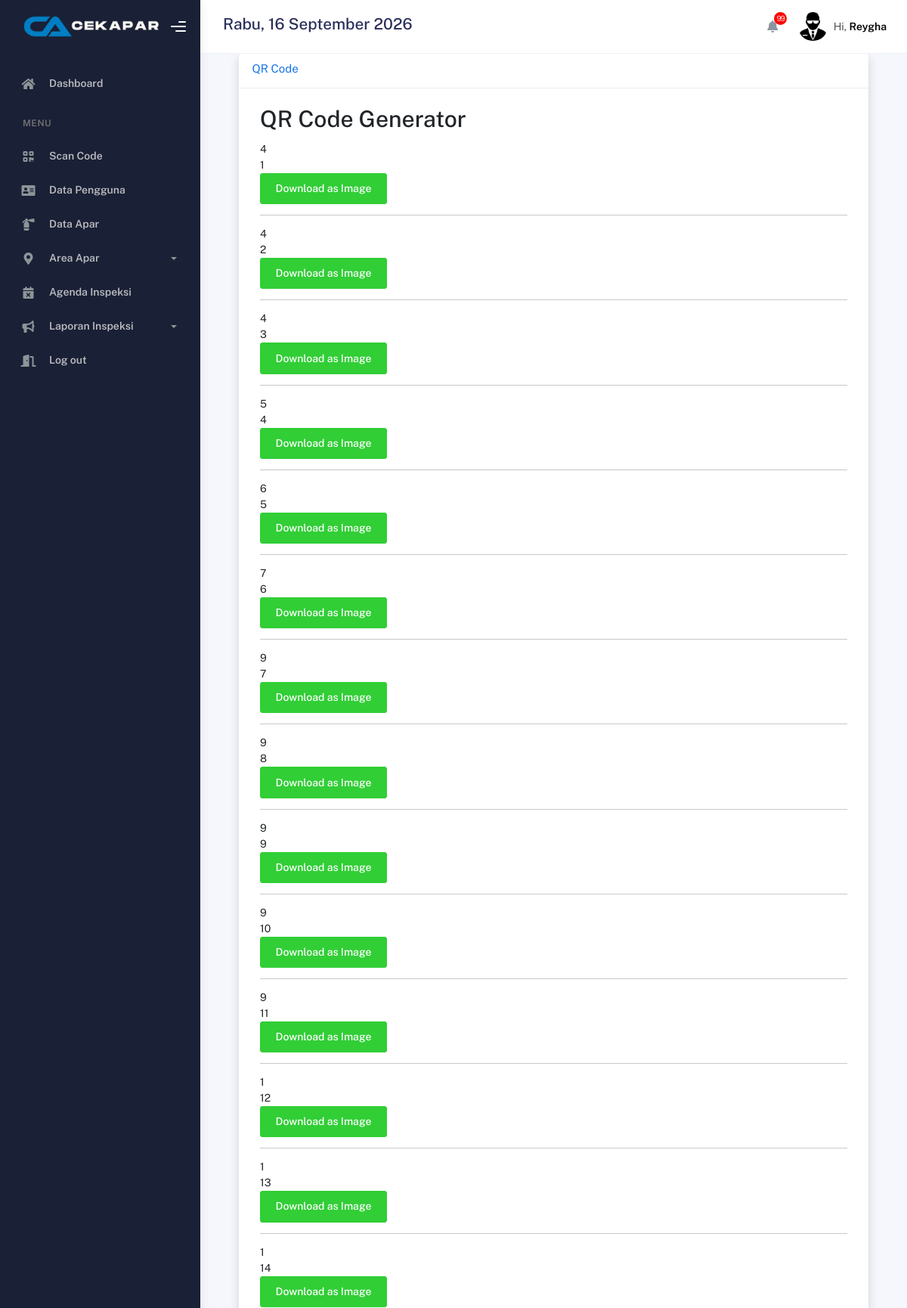
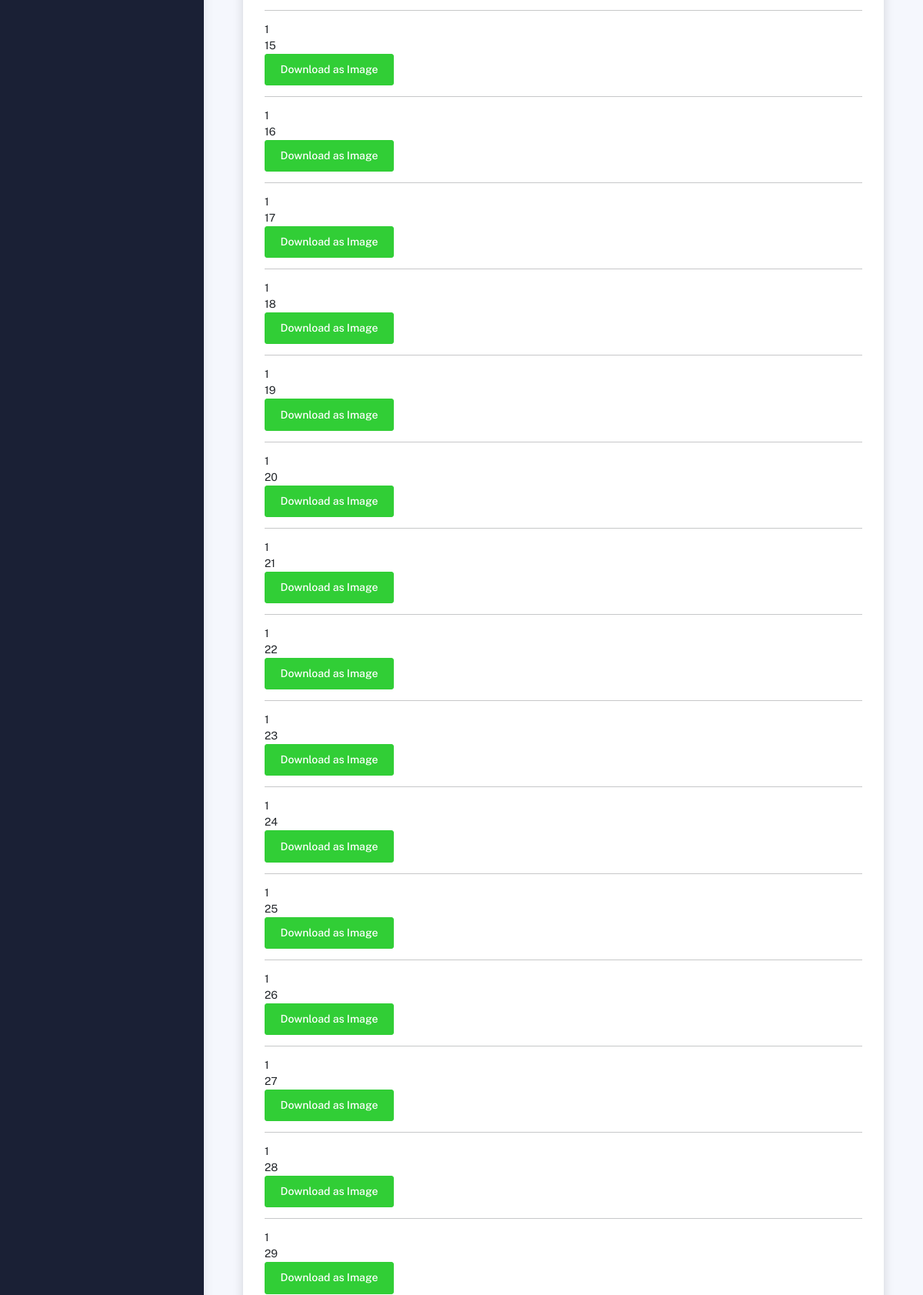
The page /admin/generate2.php (signed in, upper part) on the database its author committed (2 pictures, top to bottom).
### tables this page shows
CREATE TABLE `user` (
  `id` int(111) NOT NULL,
  `nama` varchar(200) NOT NULL,
  `username` varchar(200) NOT NULL,
  `password` varchar(200) NOT NULL,
  `level` enum('admin','user') NOT NULL
);

CREATE TABLE `data_apar` (
  `id` int(111) NOT NULL,
  `code_apar` varchar(231) NOT NULL,
  `lokasi` varchar(231) NOT NULL,
  `departemen` varchar(231) NOT NULL,
  `jenis_apar` varchar(213) NOT NULL,
  `vendor` varchar(231) NOT NULL,
  `kondisi` varchar(213) NOT NULL,
  `tanggal_penggantian` varchar(231) NOT NULL,
  `masa_pemakaian` varchar(231) NOT NULL,
  `tanggal_refill` date NOT NULL,
  `tanggal_expired` date NOT NULL,
  `nozzle` varchar(221) NOT NULL,
  `tabung` varchar(212) NOT NULL,
  `presure` varchar(221) NOT NULL,
  `catridge` varchar(212) NOT NULL,
  `pin` varchar(221) NOT NULL,
  `handle` varchar(212) NOT NULL,
  `berat` varchar(111) NOT NULL,
  `plat_nomer` varchar(231) NOT NULL
);

### admin/generate2.php (the view, shortened to what this page needs)
<?php
$user_level = $_SESSION['level'] ?? 'guest';
?>
<!DOCTYPE html>
<html lang="en">
<head>
    <link rel="stylesheet" href="https://cdnjs.cloudflare.com/ajax/libs/font-awesome/6.5.2/css/all.min.css">
    <link rel="stylesheet" href="../assets/css/bootstrap.min.css" />
    <link rel="stylesheet" href="../assets/css/plugins.min.css" />
    <link rel="stylesheet" href="../assets/css/kaiadmin.min.css" />
    <link rel="stylesheet" href="../assets/css/demo.css" />
</head>
<body>
    <div class="wrapper">
        <div class="sidebar" data-background-color="dark">
            <div class="sidebar-logo">
                <div class="logo-header" data-background-color="dark">
                    <a href="../index.php" class="logo">
                        <img src="../assets/img/logo.png" alt="navbar brand" class="navbar-brand" height="200px" width="200px" />
                    </a>
                    <div class="nav-toggle">
                        <button class="btn btn-toggle toggle-sidebar">
                            <i class="gg-menu-right"></i>
                        </button>
                    </div>
                </div>
            </div>
            <div class="sidebar-wrapper scrollbar scrollbar-inner">
                <div class="sidebar-content">
                    <ul class="nav nav-secondary">
                        <li class="nav-item active">
                        <li class="nav-item">
                            <a href="../index.php">
                                <p>Dashboard</p>
                            </a>
                        </li>
                        </li>
                        <li class="nav-section">
                            <h4 class="text-section">Menu</h4>
                        </li>
                        <li class="nav-item">
                            <a href="scan.php">
                                <i class="fa-solid fa-qrcode"></i>
                                <p>Scan Code</p>
                            </a>
                        </li>
                        <?php if ($user_level === 'admin'): ?>
                        <li class="nav-item">
                            <a href="user.php">
                                <i class="fas fa-address-card"></i>
                                <p>Data Pengguna</p>
                            </a>
                        </li>
                        <li class="nav-item">
                            <a href="apar.php">
                                <i class="fa-solid fa-fire-extinguisher"></i>
                                <p>Data Apar</p>
                            </a>
                        </li>
                        <li class="nav-item">
                            <a data-toggle="collapse" href="#area" aria-expanded="false" aria-controls="area">
                                <i class="fas fa-map-marker-alt"></i>
                                <p>Area Apar</p>
                                <span class="caret"></span>
                            </a>
                        </li>
                        <li class="nav-item">
                            <a href="agenda.php">
                                <i class="fa-solid fa-calendar-xmark"></i>
                                <p>Agenda Inspeksi</p>
                            </a>
                        </li>
                        <?php endif; ?>
                        <li class="nav-item">
              <a data-bs-toggle="collapse" href="#laporan">
                <i class="fa-solid fa-bullhorn"></i>
                <p>Laporan Inspeksi</p>
                <span class="caret"></span>
              </a>
            </li>
                        <li class="nav-item">
                            <a href="logout.php">
                                <i class="fas fa-door-open"></i>
                                <p>Log out</p>
                            </a>
                        </li>
                    </ul>
                </div>
            </div>
        </div>
        <div class="main-panel">
            <div class="main-header">
                <nav class="navbar navbar-header navbar-header-transparent navbar-expand-lg border-bottom">
                    <div class="container-fluid">
                        <div class="col-md-0 col-sm-0 clearfix">
                            <ul class="navbar-nav pull-left">
                                <li>
                                    <h4>
                                        <div class="date">
                                        </div>
                                    </h4>
                                </li>
                            </ul>
                        </div>
                        <?php
                        include '../koneksi.php';
                        $current_date = date('Y-m-d');
                        $expired_sql = "SELECT code_apar, tanggal_expired FROM data_apar WHERE tanggal_expired < '$current_date'";
                        $expired_result = $koneksi->query($expired_sql);
                        $near_expiry_items = array();
                        $expired_items = array();
                        if ($expired_result->num_rows > 0) {
                            while ($row = $expired_result->fetch_assoc()) {
                                $expired_items[] = $row;
                            }
                        }
                        $res = array_merge($near_expiry_items, $expired_items);
                        $total_items = count($res);
                        ?>
                        <ul class="navbar-nav topbar-nav ms-md-auto align-items-center">
                            <li class="nav-item topbar-icon dropdown hidden-caret">
                                <a class="nav-link dropdown-toggle" href="#" id="notifDropdown" role="button" data-bs-toggle="dropdown" aria-haspopup="true" aria-expanded="false">
                                    <i class="fa fa-bell"></i>
                                    <span class="notification" style="background-color: red;"><?php echo $total_items; ?></span>
                                </a>
                            </li>
                            <?php
                            include '../koneksi.php';
                            $user = $_SESSION['username'];
                            $query = "SELECT * FROM user where username='$user'";
                            $result = mysqli_query($koneksi, $query);
                            while ($row = mysqli_fetch_assoc($result)) {
                            ?>
                                <li class="nav-item topbar-user dropdown hidden-caret">
                                    <a class="dropdown-toggle profile-pic" data-bs-toggle="dropdown" href="#" aria-expanded="false">
                                        <div class="avatar-sm">
                                            <img src="../assets/img/orang.png" alt="..." class="avatar-img rounded-circle" />
                                        </div>
                                        <span class="profile-username">
                                            <span class="op-7">Hi,</span>
                                            <span class="fw-bold"><?php echo $row['nama'] ?></span>
                                        </span>
                                    </a>
                                <?php
                            }
                                ?>
                                </li>
                    </div>
                </nav>
            </div>
<?php
include '../koneksi.php';
$query = "SELECT * FROM data_apar";
$result = mysqli_query($koneksi, $query);
?>
<div class="page-inner">
    <div class="container-fluid">
        <br>
        <div class="container-fluid">
            <div class="card shadow mb-4">
                <div class="card-header py-3">
                    <h6 class="m-0 font-weight-bold text-primary">QR Code</h6>
                </div>
                <div class="card-body">
                    <div class="container">
                        <div class="header">
                            <h1>QR Code Generator</h1>
                        </div>
                        <div id="qrcode-container">
                            <?php while ($row = mysqli_fetch_assoc($result)) { ?>
                                <div class="qr-card">
                                    <div class="qr-details">
                                        <span class="qr-lokasi"> <?php echo htmlspecialchars($row['lokasi']); ?></span><br>
                                        <span class="qr-departemen"> <?php echo htmlspecialchars($row['departemen']); ?></span><br>
                                        <button class="btn btn-success download-btn" data-code="<?php echo $row['code_apar']; ?>">Download as Image</button>
                                    </div>
                                </div>
                                <hr>
                            <?php } ?>
                        </div>
                    </div>
                </div>
            </div>
        </div>
    </div>
</div>
</div>
</div>
</body>
</html>

### rows shown on the page
user: nama "Reygha"
data_apar: lokasi "4", departemen "1"
data_apar: lokasi "4", departemen "2"
data_apar: lokasi "4", departemen "3"
data_apar: lokasi "5", departemen "4"
data_apar: lokasi "6", departemen "5"
data_apar: lokasi "7", departemen "6"
data_apar: lokasi "9", departemen "7"
data_apar: lokasi "9", departemen "8"
data_apar: lokasi "9", departemen "9"
data_apar: lokasi "9", departemen "10"
data_apar: lokasi "9", departemen "11"
data_apar: lokasi "1", departemen "12"
data_apar: lokasi "1", departemen "13"
data_apar: lokasi "1", departemen "14"
data_apar: lokasi "1", departemen "15"
data_apar: lokasi "1", departemen "16"
data_apar: lokasi "1", departemen "17"
data_apar: lokasi "1", departemen "18"
data_apar: lokasi "1", departemen "19"
data_apar: lokasi "1", departemen "20"
data_apar: lokasi "1", departemen "21"
data_apar: lokasi "1", departemen "22"
data_apar: lokasi "1", departemen "23"
data_apar: lokasi "1", departemen "24"
data_apar: lokasi "1", departemen "25"
data_apar: lokasi "1", departemen "26"
data_apar: lokasi "1", departemen "27"
data_apar: lokasi "1", departemen "28"
data_apar: lokasi "1", departemen "29"

### other values the page prints
$total_items "99"
